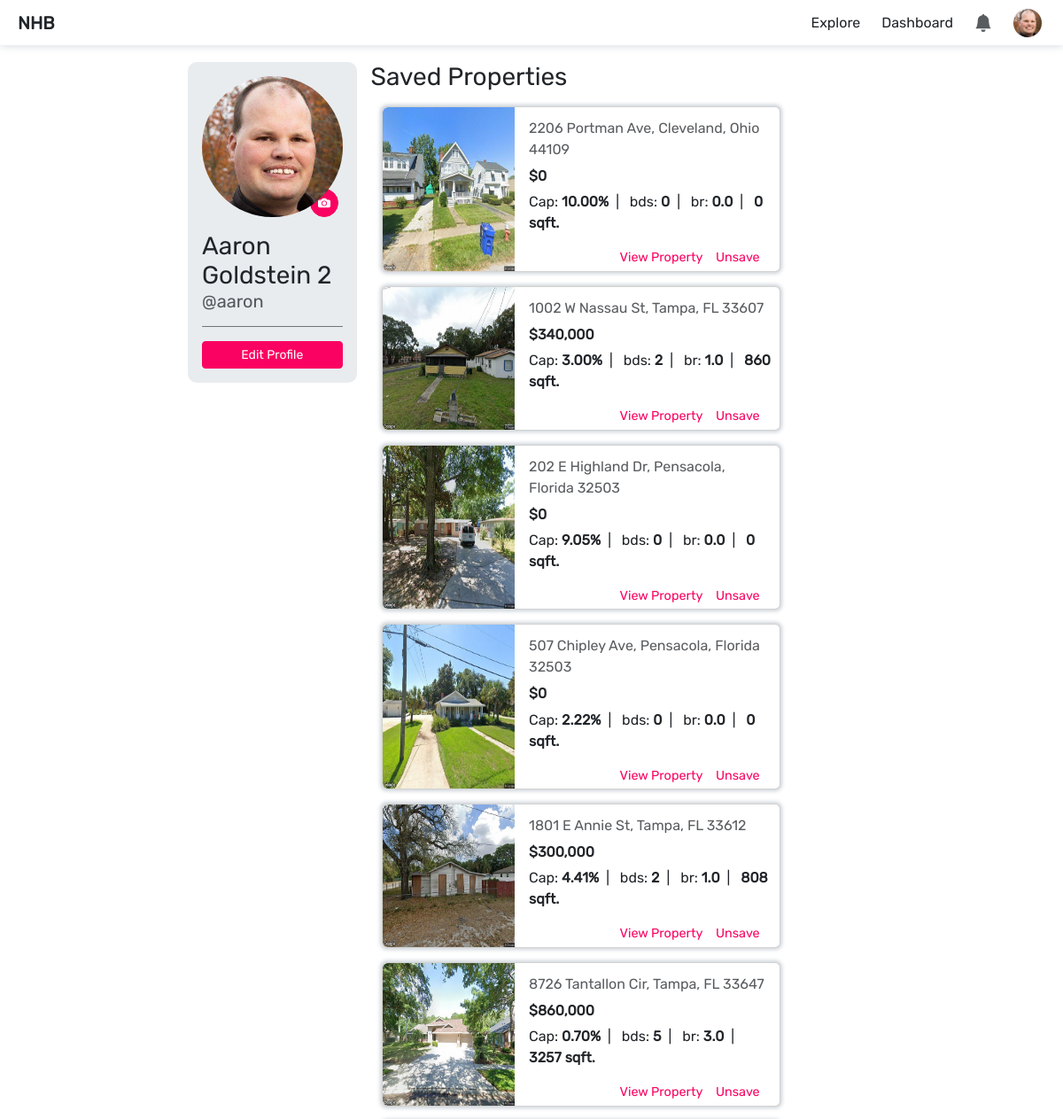
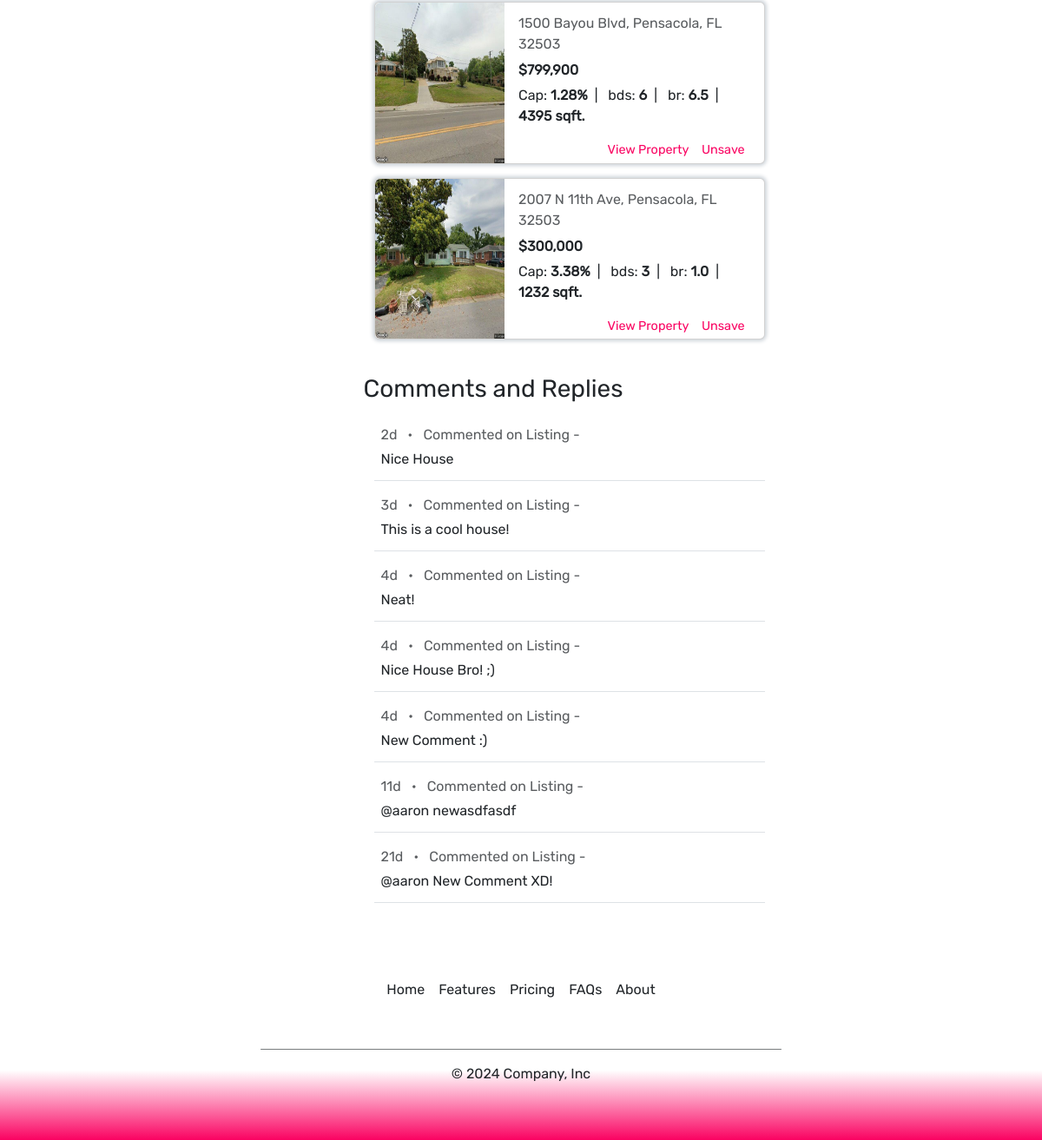
Page /profile/user=aaron/ (signed in) on the committed database (2 pictures, top to bottom).
### profiles/models.py (models this page shows, shortened)
class Profile(models.Model):
    user = models.ForeignKey(User, on_delete=models.CASCADE)
    theme = models.CharField(choices=[('light','light'), ('dark','dark')], max_length=100, default='light')
    goal = models.CharField(choices=GOAL_CHOICES, max_length=100, default='Searching for Investment Property')
    phone_number = models.CharField(max_length=10, blank=True, null=True)
    location = models.CharField(max_length=100, blank=True, null=True)
    profile_picture = models.ImageField(upload_to='profile_pictures', blank=True, null=True)

### property/models.py (models this page shows, shortened)
class SavedProperty(models.Model):
    profile = models.ForeignKey(Profile, on_delete=models.CASCADE)
    property_id = models.CharField(max_length=100)
    address = models.CharField(max_length=250)
    city = models.CharField(max_length=100)
    state = models.CharField(max_length=2)
    zip = models.IntegerField()
    image = models.ImageField(upload_to='property_images/', default='property_images/default/shrek.webp')
    price = models.DecimalField(max_digits=10, decimal_places=2)
    cap_rate = models.DecimalField(max_digits=7, decimal_places=4)
    beds = models.IntegerField()
    baths = models.DecimalField(max_digits=2, decimal_places=1)
    sq_ft = models.IntegerField()
    timestamp = models.DateTimeField(auto_now_add=True)
    archived = models.BooleanField(default=False)
    class Meta:
        constraints = [
            models.UniqueConstraint('profile', 'property_id', name='profile-property_id'),
        ]
    @property
    def endpoint(self):
        return f'/property/detail/state={self.state}&city={self.city}&address={self.address}&zip={self.zip}&id={self.property_id}/'
    @property
    def address_full(self):
        return f'{self.address}, {self.city}, {self.state} {self.zip}'

### comment/models.py (models this page shows, shortened)
class Comment(models.Model):
    profile = models.ForeignKey(Profile, on_delete=models.CASCADE)
    property_id = models.CharField(max_length=100)
    property_address = models.CharField(max_length=250)
    text = models.CharField(max_length=999)
    timestamp = models.DateTimeField(auto_now_add=True)
    updated = models.DateTimeField(auto_now=True)
    archived = models.BooleanField(default=False)
    def detail_page_endpoint(self):
        return f'/property/detail/{self.property_address}/'

### profiles/views.py (the view)
# urls.py: path('user=<str:username>/', views.profile_view, name='profile'),
@login_required(login_url='/account/login/')
def profile_view(request, username:str, *args, **kwargs):
    profile = Profile.objects.get(user__username=username)
    form = UpdateProfileForm(initial={
        'first_name': profile.user.first_name,
        'last_name': profile.user.last_name,
        'email': profile.user.email,
        'phone_number': profile.phone_number,
        'location': profile.location,
        'goal': profile.goal
    })
    return render(request, 'profile/profile-detail.html', {'profile': profile, 'form': form })

### templates/profile/profile-detail.html (shortened to what this page needs)
{% extends "base.html" %}
{% block content %}
{% load time_delta%}
<div class="container col-sm-8 my-4 mx-auto">
    <div class="profile-container">
        <div class="profile-info">
            <div>
                <div class="mb-3 justify-content-center text-center">
                    <div class="profile-picture">
                        {% if user == profile.user %}
                            <label for="file-input"
                            id="mobile-change-picture-button"
                            class="btn btn-sm love rounded-circle"
                            >{% include "icons/camera.html" %}
                            </label>
                        {% endif %}
                        {% if profile.profile_picture %}
                            <img id="profile-img" src="{{ profile.profile_picture.url }}" alt="Profile Picture">
                        {% else %}
                            <img id="profile-img" src="/media/profile_pictures/default/default.png" alt="Profile Picture">
                        {% endif %}
                    </div>
                </div>
                <div id="profile-details">
                    <h3 class="mb-0">{{ profile.user.first_name }} {{ profile.user.last_name }}</h3>
                    <h5 class="text-muted mb-3">@{{ profile.user.username }}</h5>
                </div>
                <hr></hr>
                {% if user == profile.user %}
                <button id="edit-profile-button" class="btn btn-sm love w-100" onclick="ShowUpdateProfileForm()">Edit Profile</button>
                {% endif %}
            </div>
        </div>
        <div class="profile-content">
            <div id="saved-properties" class="mb-4">
                <h3 class="mb-3">Saved Properties</h3>
                <div class="container col-sm-10 m-0">
                    {% for property in profile.savedproperty_set.all %}
                        {% include "profile/partials/saved-property-card.html" %}
                    {% endfor %}
                </div>
            </div>
            <div id="comments">
                <h3 class="mb-3">Comments and Replies</h3>
                <div class="container col-sm-10 m-0">
                    {% for comment in profile.comment_set.all|dictsortreversed:"timestamp" %}
                        <div id="comment-{{ comment.id }}" class="card mb-2 p-2 border-0 border-bottom rounded-0">
                            <p class="text-muted mb-0">
                                {{ comment.timestamp|time_delta }} &ensp;&#8226;&ensp;
                                Commented on Listing -
                            </p>
                            <p id="comment-text-{{comment.id}}" class="card-text my-1 ms-">{{ comment.text }}</p>
                        </div>
                    {% endfor %}
                 </div>
            </div>
        </div>
    </div>
</div>
{% endblock %}

### templates/base.html (shortened to what this page needs)
<!DOCTYPE html>
<html lang="en" data-bs-theme="{% if not user.is_authenticated %}light{% else %}{{ request.user.profile_set.first.theme }}{% endif %}">
<head>
    {% load static %}
    <link rel="stylesheet" type="text/css" href={% static "css/styles.css" %}>
    <link href="https://cdn.jsdelivr.net/npm/bootstrap@5.3.3/dist/css/bootstrap.min.css" rel="stylesheet">
    <link rel="stylesheet" href="https://unpkg.com/leaflet@1.9.4/dist/leaflet.css" />
</head>
<body hx-headers='{"X-CSRFToken": "{{ csrf_token }}"}' hx-ext="ws" ws-connect="/ws/notifications/">
    {% include 'components/nav.html' %}
    {% include 'notifications/toast-container.html' %}
    <div id="app-container" class="position-relative" style="min-height:100vh; {% if request.get_full_path != '/' %}padding-top:2.9rem;{% endif %}">
    {% block content %}
    {% endblock %}
    </div>
    {% if not "/explore/" in request.get_full_path %}
        {% include 'components/footer.html' %}
    {% endif %}
</body>
</html>

### templates/components/nav.html (shortened to what this page needs)
{% load is_agent %}
<nav
id="navbar"
class="navbar navbar-expand-lg w-100 py-1"
>
    <div class="container-fluid m-0">
        <div class="collapse navbar-collapse justify-content-between" id="navbarSupportedContent">
            <a id='brand' class="navbar-brand px-2" href="/">NHB</a>
            <ul class="navbar-nav mb-2 mb-lg-0">
                <li class="nav-item me-2">
                    <a class="nav-link {% if '/explore/' in request.get_full_path %}active{% endif %}" href="/explore/">
                        Explore
                    </a>
                </li>
                {% if not request.user|is_agent %}
                <li class="nav-item me-2 dropdown">
                    <a class="nav-link dropdown-toggle {% if '/agent/' in request.get_full_path %}active{% endif %}" href="#" role="button" data-bs-toggle="dropdown" aria-expanded="false">
                        Agents
                    </a>
                    <ul id='agent-dropdown' class="dropdown-menu">
                        <li><a class="dropdown-item" href="#">Find an Agent</a></li>
                        <li><hr class="dropdown-divider"></li>
                        <li><a class="dropdown-item" href="/agent/become-an-agent/">Become an Agent</a></li>
                    </ul>
                </li>
                {% else %}
                <li class="nav-item me-2">
                    <a class="nav-link {% if '/agent/' in request.get_full_path %}active{% endif %}" href="/agent/dashboard/">
                        Dashboard
                    </a>
                </li>
                {% endif %}
                {% if not user.is_authenticated %}
                    <li class="nav-item">
                        <a class="nav-link" href="/account/register/">Login / Signup</a>
                    </li>
                    {% else %}
                    <li class="nav-item dropdown h-100 align-items-start me-2 " >
                        <a
                        id="notification-dropdown-tg"
                        class="nav-link dropdown-toggle d-flex align-items-center position-relative"
                        href="#"
                        role="button"
                        data-bs-toggle="dropdown"
                        aria-expanded="false"
                        onclick="clearNotifications()"
                        >
                            <svg id="notification-icon" xmlns="http://www.w3.org/2000/svg" width="20" height="20" fill="white" class="bi bi-bell-fill" viewBox="0 0 16 16">
                                <path d="M8 16a2 2 0 0 0 2-2H6a2 2 0 0 0 2 2m.995-14.901a1 1 0 1 0-1.99 0A5 5 0 0 0 3 6c0 1.098-.5 6-2 7h14c-1.5-1-2-5.902-2-7 0-2.42-1.72-4.44-4.005-4.901"/>
                            </svg>
                        </a>
                    </li>
                    <li class="nav-item dropdown">
                        <a id="profile-dropdown-tg" class="nav-link dropdown-toggle d-flex align-items-center" href="#" role="button" data-bs-toggle="dropdown" aria-expanded="false">
                            <div id="profile-badge-container">
                            {% if not user.profile_set.first.profile_picture %}
                                {% include "icons/profile-icon.html" %}
                            {% else %}
                                <img src="{{ user.profile_set.first.profile_picture.url }}" class="profile-badge me-1" alt="profile picture">
                            {% endif %}
                            </div>
                        </a>
                    </li>
                {% endif %}
            </ul>
        </div>
    </div>
</nav>

### templates/notifications/toast-container.html (shortened to what this page needs)
<div id='toast-container' class="toast-container">
</div>

### templates/profile/partials/update-profile-form.html (shortened to what this page needs)
{% load crispy_forms_tags %}

### templates/profile/partials/saved-property-card.html (shortened to what this page needs)
{% load static %}
{% load currency %}
{% load percentage %}
{% load comma %}
<div id="property-card-{{property.property_id}}" class="card mb-3 w-auto" style="box-shadow: 0 0 4px 2px var(--bs-dark-bg-subtle);">
    <div class="row g-0">
        <div class="col-4 col-md-4">
            <img src="{{property.image.url}}" class="img-fluid rounded-start h-100 card-image" alt="...">
        </div>
        <div class="col-8 col-md-8">
            <div class="card-body h-100  align-items-center py-1 ps-3 pe-2">
                <div class="property-card-details h-75 pt-2">
                    <p class="text-muted mb-2">{{ property.address_full }}</p>
                    <h6 style="font-weight:600;">{{ property.price|currency:0 }}</h6>
                    <p class="mb-2" style="font-size:1rem;">
                        Cap: <strong >{{ property.cap_rate|percentage }}</strong>&ensp;|&ensp;
                        bds: <strong>{{ property.beds }}</strong>&ensp;|&ensp;
                        br: <strong>{{ property.baths }}</strong>&ensp;|&ensp;
                        <strong>{{ property.sq_ft }} sqft.</strong>
                    </p>
                </div>
                <div id="card-button-container" class="d-flex pb-2 h-25">
                    <a style="color:var(--love);" href="{{property.endpoint}}">View Property</a>
                    {% if user == request.user %}
                        <a
                        style="color:var(--love);"
                        hx-post="{% url 'toggle_property_saved' %}"
                        hx-target="#property-card-{{property.property_id}}"
                        hx-vals='{ "view": "profile", "property": { "propertyId": "{{property.property_id}}" }}'
                        hx-swap="outerHTML"
                        >Unsave</a>
                    {% endif %}
                </div>
            </div>
        </div>
    </div>
</div>

### templates/components/footer.html (shortened to what this page needs)
<footer id="footer" class="py-5 position-absolute w-100" >
  <ul class="nav justify-content-center pb-3 mb-3">
    <li class="nav-item"><a href="/" class="nav-link px-2">Home</a></li>
    <li class="nav-item"><a href="#" class="nav-link px-2">Features</a></li>
    <li class="nav-item"><a href="#" class="nav-link px-2">Pricing</a></li>
    <li class="nav-item"><a href="#" class="nav-link px-2">FAQs</a></li>
    <li class="nav-item"><a href="#" class="nav-link px-2">About</a></li>
  </ul>
  <div class="d-flex justify-content-center">
    <hr class="w-50"></hr>
  </div>
  <p class="text-center">© 2024 Company, Inc</p>
</footer>

### rows in the picture
Profile: profile_picture (picture), user.first_name "Aaron", user.last_name "Goldstein 2", user.username "aaron"
SavedProperty: image (picture), address_full "2206 Portman Ave, Cleveland, Ohio 44109", price "$0", cap_rate|percentage "10.00%", beds "0", baths "0.0", sq_ft "0"
SavedProperty: image (picture), address_full "1002 W Nassau St, Tampa, FL 33607", price "$340,000", cap_rate|percentage "3.00%", beds "2", baths "1.0", sq_ft "860"
SavedProperty: image (picture), address_full "202 E Highland Dr, Pensacola, Florida 32503", price "$0", cap_rate|percentage "9.05%", beds "0", baths "0.0", sq_ft "0"
SavedProperty: image (picture), address_full "507 Chipley Ave, Pensacola, Florida 32503", price "$0", cap_rate|percentage "2.22%", beds "0", baths "0.0", sq_ft "0"
SavedProperty: image (picture), address_full "1801 E Annie St, Tampa, FL 33612", price "$300,000", cap_rate|percentage "4.41%", beds "2", baths "1.0", sq_ft "808"
SavedProperty: image (picture), address_full "8726 Tantallon Cir, Tampa, FL 33647", price "$860,000", cap_rate|percentage "0.70%", beds "5", baths "3.0", sq_ft "3257"
SavedProperty: image (picture), address_full "1500 Bayou Blvd, Pensacola, FL 32503", price "$799,900", cap_rate|percentage "1.28%", beds "6", baths "6.5", sq_ft "4395"
SavedProperty: image (picture), address_full "2007 N 11th Ave, Pensacola, FL 32503", price "$300,000", cap_rate|percentage "3.38%", beds "3", baths "1.0", sq_ft "1232"
Comment: timestamp "2d", text "Nice House"
Comment: timestamp "3d", text "This is a cool house!"
Comment: timestamp "4d", text "Neat!"
Comment: timestamp "4d", text "Nice House Bro! ;)"
Comment: timestamp "4d", text "New Comment :)"
Comment: timestamp "11d", text "@aaron newasdfasdf"
Comment: timestamp "21d", text "@aaron New Comment XD!"
